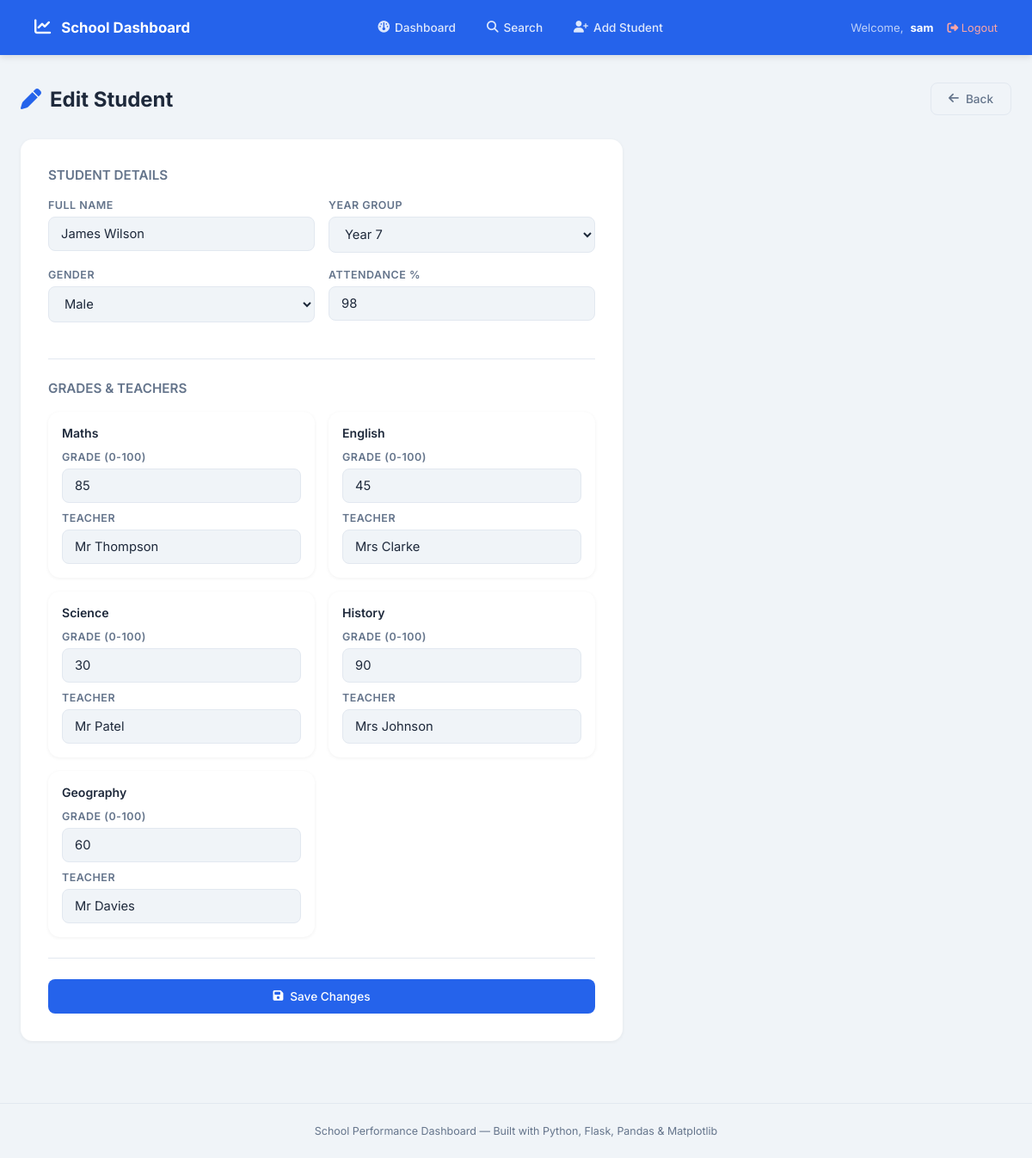
The app's page /edit_student/1 (signed in) with its own data.
### tables this page shows
CREATE TABLE students (
            id INTEGER PRIMARY KEY AUTOINCREMENT,
            name TEXT NOT NULL,
            year_group INTEGER NOT NULL,
            gender TEXT NOT NULL
        );

CREATE TABLE grades (
            id INTEGER PRIMARY KEY AUTOINCREMENT,
            student_id INTEGER NOT NULL,
            subject TEXT NOT NULL,
            grade INTEGER NOT NULL,
            attendance INTEGER NOT NULL,
            pass_fail TEXT NOT NULL,
            teacher TEXT NOT NULL,
            FOREIGN KEY (student_id) REFERENCES students(id)
        );

### main.py (the view, shortened to what this page needs)
@app.route('/edit_student/<int:student_id>', methods=['GET', 'POST'])
@login_required
def edit_student(student_id):
    conn = get_db()
    student = conn.execute("SELECT * FROM students WHERE id = ?", (student_id,)).fetchone()
    grades = conn.execute("SELECT * FROM grades WHERE student_id = ?", (student_id,)).fetchall()
    conn.close()
    return render_template('edit_student.html', student=student, grades=grades)

### main.py (called while the page is built)
def get_db():
    conn = sqlite3.connect(DB)
    conn.row_factory = sqlite3.Row
    return conn

def login_required(f):
    from functools import wraps
    @wraps(f)
    def decorated(*args, **kwargs):
        if 'user_id' not in session:
            return redirect(url_for('login'))
        return f(*args, **kwargs)
    return decorated

### templates/edit_student.html (shortened to what this page needs)
{% extends 'base.html' %}
{% block content %}
<div class="main">
    <div class="page-header">
        <div class="page-title"><i class="fa-solid fa-pen"></i> Edit Student</div>
        <a href="{{ url_for('student_profile', student_id=student['id']) }}" class="btn btn-outline">
            <i class="fa-solid fa-arrow-left"></i> Back
        </a>
    </div>
    <div class="form-card">
        <form action="{{ url_for('edit_student', student_id=student['id']) }}" method="POST">
            <h3 style="font-size:0.95rem;font-weight:600;margin-bottom:18px;color:var(--text-mid);">STUDENT DETAILS</h3>
            <div class="form-row">
                <div class="form-group">
                    <label>Full Name</label>
                    <input type="text" name="name" value="{{ student['name'] }}" required>
                </div>
                <div class="form-group">
                    <label>Year Group</label>
                    <select name="year_group" required>
                        {% for y in [7,8,9,10,11] %}
                        <option value="{{ y }}" {% if y == student['year_group'] %}selected{% endif %}>Year {{ y }}</option>
                        {% endfor %}
                    </select>
                </div>
            </div>
            <div class="form-row">
                <div class="form-group">
                    <label>Gender</label>
                    <select name="gender" required>
                        <option value="Male" {% if student['gender'] == 'Male' %}selected{% endif %}>Male</option>
                    </select>
                </div>
                <div class="form-group">
                    <label>Attendance %</label>
                    <input type="number" name="attendance" min="0" max="100" value="{{ grades[0]['attendance'] if grades else 90 }}" required>
                </div>
            </div>
            <hr class="section-divider">
            <h3 style="font-size:0.95rem;font-weight:600;margin-bottom:18px;color:var(--text-mid);">GRADES & TEACHERS</h3>
            <div class="grades-grid">
                {% for g in grades %}
                <div class="card" style="padding:16px;">
                    <div style="font-weight:600;font-size:0.88rem;margin-bottom:12px;">{{ g['subject'] }}</div>
                    <div class="form-group" style="margin-bottom:10px;">
                        <label>Grade (0-100)</label>
                        <input type="number" name="grade_{{ g['subject'] }}" min="0" max="100" value="{{ g['grade'] }}" required>
                    </div>
                    <div class="form-group" style="margin-bottom:0;">
                        <label>Teacher</label>
                        <input type="text" name="teacher_{{ g['subject'] }}" value="{{ g['teacher'] }}">
                    </div>
                </div>
                {% endfor %}
            </div>
            <hr class="section-divider">
            <button type="submit" class="btn btn-primary" style="width:100%;justify-content:center;padding:12px;">
                <i class="fa-solid fa-floppy-disk"></i> Save Changes
            </button>
        </form>
    </div>
</div>
{% endblock %}

### templates/base.html (style rules this page uses)
*, *::before, *::after { box-sizing: border-box; margin: 0; padding: 0; }
:root { --bg: #f0f4f8; --surface: #ffffff; --accent: #2563eb; --accent-light: #dbeafe; --green: #16a34a; --green-light: #dcfce7; --red: #dc2626; --red-light: #fee2e2; --gold: #d97706; --gold-light: #fef3c7; --purple: #7c3aed; --purple-light: #ede9fe; --orange: #ea580c; --orange-light: #ffedd5; --text: #1e293b; --text-mid: #64748b; --border: #e2e8f0; }
body { font-family: 'Inter', sans-serif; background: var(--bg); color: var(--text); min-height: 100vh; }
a { text-decoration: none; color: inherit; }
.main { max-width: 1300px; margin: 0 auto; padding: 32px 24px; }
.btn { display: inline-flex; align-items: center; gap: 8px; padding: 10px 20px; border-radius: 8px; font-size: 0.85rem; font-weight: 500; cursor: pointer; border: none; transition: all 0.2s; font-family: 'Inter', sans-serif; }
.btn-primary { background: var(--accent); color: white; }
.btn-outline { background: transparent; border: 1px solid var(--border); color: var(--text-mid); }
.form-group { margin-bottom: 18px; }
.form-group label { display: block; font-size: 0.78rem; font-weight: 600; text-transform: uppercase; letter-spacing: 0.5px; color: var(--text-mid); margin-bottom: 6px; }
.form-group input, .form-group select, .form-group textarea { width: 100%; padding: 10px 14px; border: 1px solid var(--border); border-radius: 8px; font-family: 'Inter', sans-serif; font-size: 0.92rem; color: var(--text); background: var(--bg); outline: none; transition: border-color 0.2s; }
.page-header { margin-bottom: 28px; display: flex; align-items: center; justify-content: space-between; flex-wrap: wrap; gap: 12px; }
.page-title { font-size: 1.5rem; font-weight: 700; display: flex; align-items: center; gap: 10px; }
.page-title i { color: var(--accent); }
.card { background: var(--surface); border-radius: 14px; padding: 24px; box-shadow: 0 1px 4px rgba(0,0,0,0.06); }

### templates/edit_student.html (style rules this page uses)
.form-card { background: var(--surface); border-radius: 14px; padding: 32px; box-shadow: 0 1px 4px rgba(0,0,0,0.06); max-width: 700px; }
.form-row { display: grid; grid-template-columns: 1fr 1fr; gap: 16px; }
.section-divider { border: none; border-top: 1px solid var(--border); margin: 24px 0; }
.grades-grid { display: grid; grid-template-columns: 1fr 1fr; gap: 16px; }

### records on screen
students: name "James Wilson", year_group "Year 7", gender "Male"
grades: attendance "98", subject "Maths", grade "85", teacher "Mr Thompson"
grades: subject "English", grade "45", teacher "Mrs Clarke"
grades: subject "Science", grade "30", teacher "Mr Patel"
grades: subject "History", grade "90", teacher "Mrs Johnson"
grades: subject "Geography", grade "60", teacher "Mr Davies"

### other values on screen
{{ session['user_name'] }} "sam"
